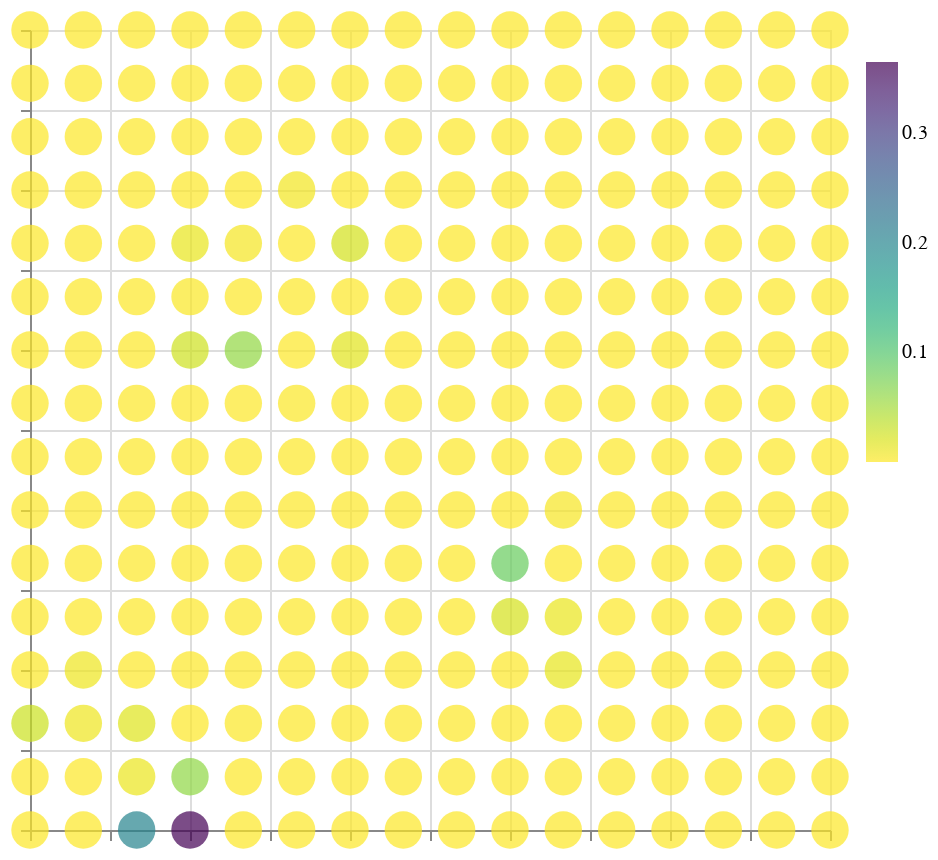

Here is the notebook cell this chart was saved with:
### Code cell
### GENERATE PROBABLITY DISTRIBUTION PLOTS ###


i = np.random.randint(len(memb_map_df))


classMap_prob = classMap.copy()
classMap_prob["prob"] = gtm_model.matR[i,:]

prob_map_orig=alt.Chart(classMap_prob).mark_circle(size = 350).encode(
                                                    x=alt.X('x1:Q', axis=alt.Axis(labels=False,title = "")),
                                                    y=alt.Y('x2:Q', axis=alt.Axis(labels=False,title = "")),
                                                    # size=30,
                                                    color=alt.Color('prob:Q',
                                                                    scale=alt.Scale(scheme='viridis', reverse = True) ,
                                                                    title=textwrap.wrap("",20))
                                                ).configure_view(
                                                    continuousHeight=400,
                                                    continuousWidth=400
                                                )

prob_map_orig

### Figure 1 — Vega-Lite specification as saved in the notebook (floating-point values rounded to 4 significant figures; data arrays with more than 128 entries replaced by an {"elided": "..."} marker saying what was removed)
{"config": {"view": {"continuousWidth": 400, "continuousHeight": 400}}, "data": {"name": "data-586614a04278730a8434e0d856a2879d"}, "mark": {"type": "circle", "size": 350}, "encoding": {"color": {"field": "prob", "scale": {"reverse": true, "scheme": "viridis"}, "title": [], "type": "quantitative"}, "x": {"axis": {"labels": false, "title": ""}, "field": "x1", "type": "quantitative"}, "y": {"axis": {"labels": false, "title": ""}, "field": "x2", "type": "quantitative"}}, "$schema": "https://vega.github.io/schema/vega-lite/v5.20.1.json", "datasets": {"data-586614a04278730a8434e0d856a2879d": {"elided": "256 records"}}}
